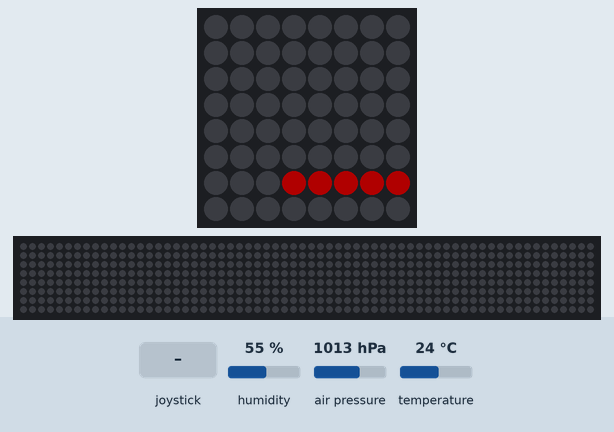
Bench run of a program on a simulated Raspberry Pi (BCM pin numbers) with a Sense HAT. On the bench: the Sense HAT's 8×8 RGB LED matrix, a strip that is not on the board, showing the scrolling text unrolled. The inputs (shaded band) are chosen by the test bench; at power-on: humidity 55 %, air pressure 1013 hPa, temperature 24 °C. Dim RGB values are drawn brighter than linear; the clock reads 2024-03-15 10:24:30 at power-on unless the program sets it; the 64×8 strip is a reading aid, not a part: it shows the text the matrix is scrolling, unrolled, one strip-width of it at a time.

Above: at 1.2 s.
1.3 s: joystick pushed up
At 1.38 s:
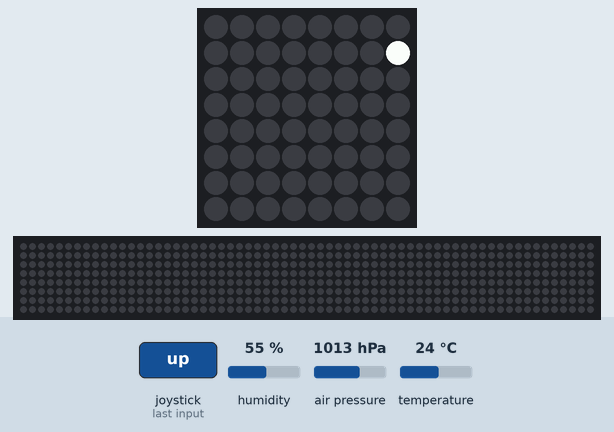
At 6.04 s:
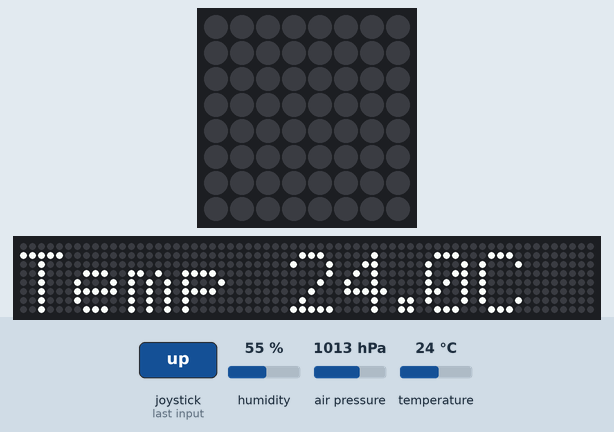

Measured:
- after the input at 1.3 s, the LEDs: first change at once (image 1 shows a later state)
- what the display in image 2 shows lasts 0.5 s, from 5.8 s to 6.3 s

The program:

binary_clock_sh.py
```python
#!/usr/bin/env python

from sense_hat import SenseHat
import time, datetime, math

hat = SenseHat()
event = hat.stick.get_events()

year_color = (0, 63, 0)
month_color = (0, 0, 128)
day_color = (63, 0, 0)
hour_color = (0, 63, 0)
minute_color = (0, 0, 128)
second_color = (63, 0, 0)
hundrefths_color = (48, 48, 48)
temp_color = (48, 48, 48)
#weekday_color  = (60, 60, 0)
off = (0, 0, 0)
on = (63, 63, 63)

hat.clear()

def display_binary(value, row, color):
	binary_str = "{0:8b}".format(value)
	for x in range(0, 8):
		if binary_str[x] == '1':
			hat.set_pixel(x, row, color)
		else:
			hat.set_pixel(x, row, off)

def display_dst():
    global weekday_color
if time.localtime().tm_isdst  == 1:
    weekday_color = (60, 60, 0)
else:
    weekday_color = (0, 60, 60)

def display_env():
    for event in hat.stick.get_events():
        if event.action == "pressed":
            t = round(hat.get_temperature(), 1)
            p = round(hat.get_pressure(), 1)
            h = round(hat.get_humidity(), 1)
            hat.clear()
            msg = "Temp %sC  Press %smbar  Humid %s%%rH" %(t,p,h)
            hat.show_message(msg, scroll_speed=0.07)
            hat.clear()
            display_time()

def display_time():
            display_binary(t.minute, 5, minute_color)
            display_binary(t.hour, 4, hour_color)
            display_binary(t.year % 100, 0, year_color)
            display_binary(t.month, 1, month_color)
            display_binary(t.day, 2, day_color)
            display_dst()
            display_binary(w.isoweekday(), 3, weekday_color)
    #	display_binary(t.microsecond / 10000, 7, hundrefths_color)

while True:
        display_env()
	t = datetime.datetime.now()
        w = datetime.datetime.today()
	display_binary(t.second, 6, second_color)
        if t.second == 0:
            display_time()
            temp = math.floor(hat.get_temperature())
            display_binary(int(temp), 7, temp_color)
        else:
            time.sleep(0.001)
```
